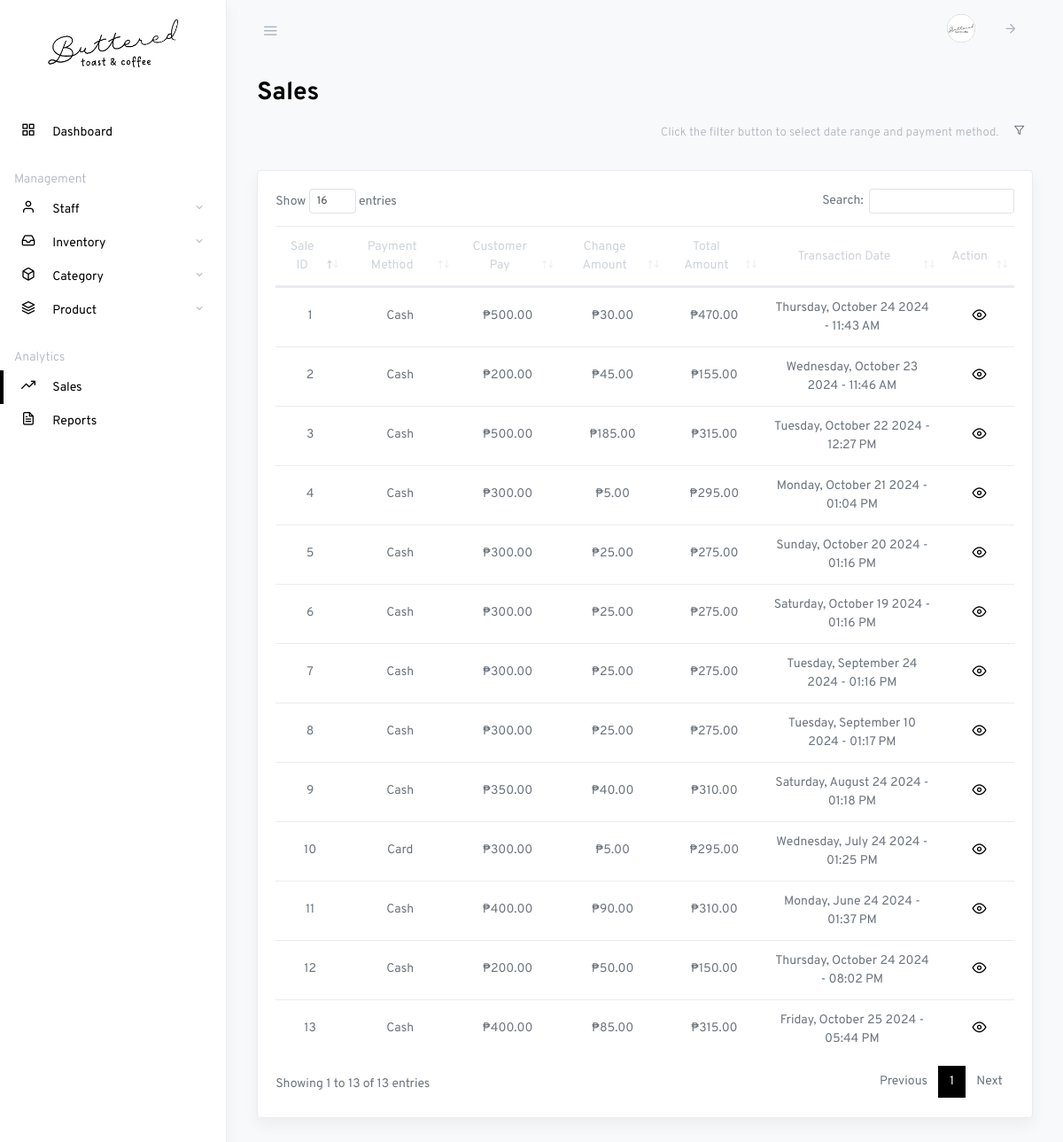
Page /owner-sales.php (signed in) on the earlier database version.
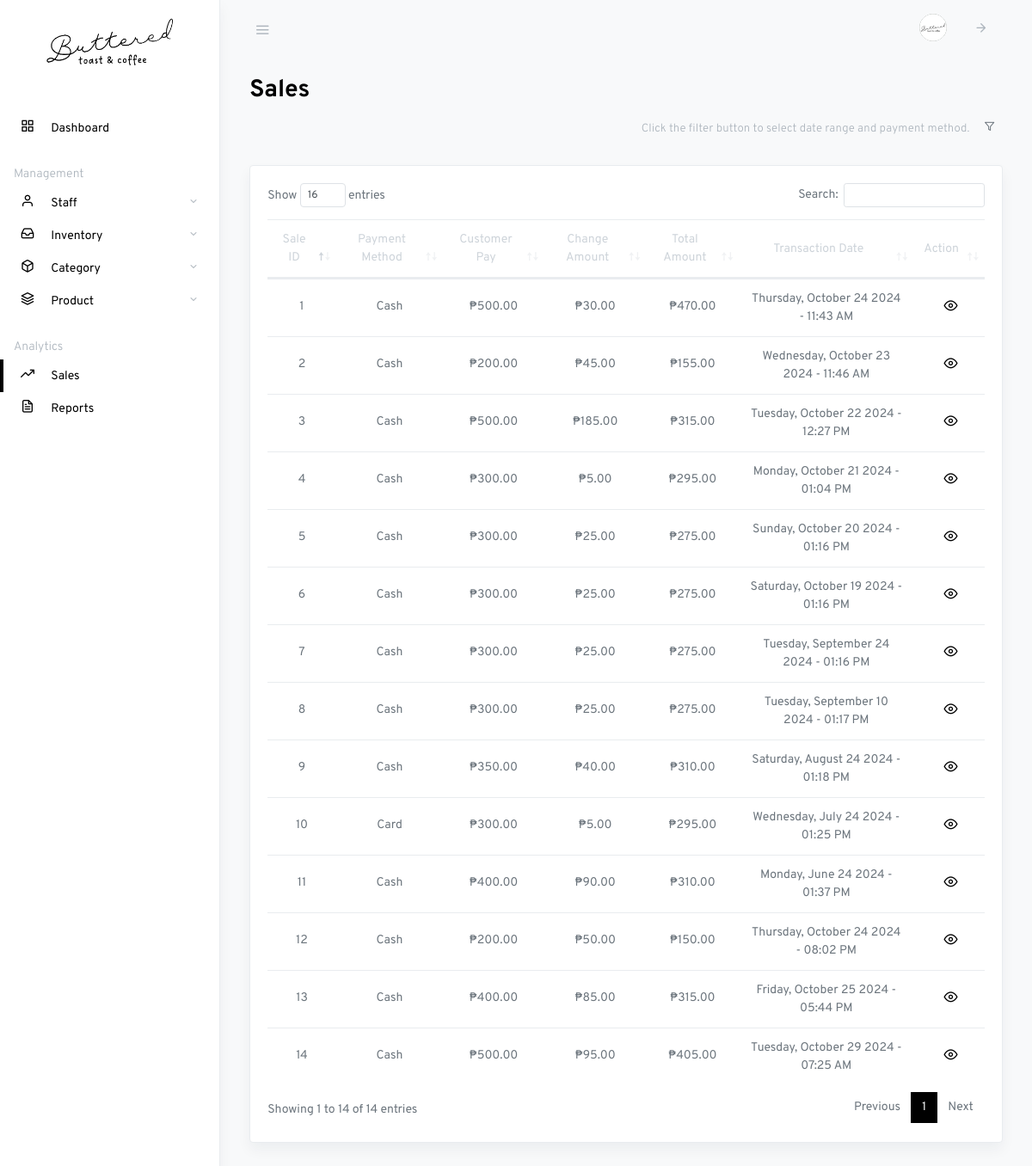
Same page on the later database version.
### tables this page shows
CREATE TABLE `owner` (
  `owner_id` int(11) NOT NULL,
  `username` varchar(50) NOT NULL,
  `password` varchar(255) NOT NULL,
  `email` text NOT NULL,
  `firstname` text NOT NULL,
  `lastname` text NOT NULL,
  `contact_number` text NOT NULL,
  `photo` text NOT NULL,
  `account_created` timestamp(6) NOT NULL DEFAULT current_timestamp(6) ON UPDATE current_timestamp(6)
);

CREATE TABLE `sales` (
  `sale_id` int(11) NOT NULL,
  `total_amount` decimal(11,2) NOT NULL,
  `customer_pay` decimal(11,2) NOT NULL,
  `change_amount` decimal(11,2) NOT NULL,
  `payment_method` text NOT NULL,
  `queue_no` text NOT NULL,
  `status` int(1) NOT NULL,
  `transaction_date` timestamp(6) NOT NULL DEFAULT current_timestamp(6) ON UPDATE current_timestamp(6)
);

### owner-sales.php (the view, shortened to what this page needs)
<?php
$active_page = "sales";
?>
<!DOCTYPE html>
<html lang="en">
<head>
    <?php include 'partials/header.php'; ?>
    <link rel="stylesheet" href="css/dataTables.bootstrap4.css">
</head>
<body class="vertical  light">
    <div class="wrapper">
        <?php include 'partials/owner-navbar.php'; ?>
        <main role="main" class="main-content">
            <div class="container-fluid">
                <div class="row justify-content-center">
                    <div class="col-12">
                        <h2 class="page-title">Sales</h2>
                        <div class="row align-items-center my-2">
                            <div class="col-auto ml-auto">
                                <form class="form-inline">
                                    <div class="form-group">
                                        <div class="px-2 py-2 text-muted">
                                            <span class="small" id="filterMessage">
                                                Click the filter button to select date range and payment method.</span>
                                        </div>
                                    </div>
                                    <div class="form-group">
                                        <button type="button" class="btn btn-sm" data-toggle="modal"
                                            data-target="#filterModal">
                                            <i class="fe fe-filter"></i></button>
                                    </div>
                                </form>
                            </div>
                        </div>
                        <div class="row my-4">
                            <div class="col-md-12">
                                <div class="card shadow">
                                    <div class="card-body">
                                        <table class="table datatables" id="dataTable-1">
                                            <thead>
                                                <tr class="text-center">
                                                    <th>Sale ID</th>
                                                    <th>Payment Method</th>
                                                    <th>Customer Pay</th>
                                                    <th>Change Amount</th>
                                                    <th>Total Amount</th>
                                                    <th>Transaction Date</th>
                                                    <th>Action</th>
                                                </tr>
                                            </thead>
                                            <tbody>
                                                <?php
                                                $sql1 = "SELECT * FROM sales";
                                                $r = mysqli_query($link, $sql1);
                                                if ($r->num_rows > 0) {
                                                    while ($row1 = mysqli_fetch_assoc($r)) {
                                                        ?>
                                                        <tr class="text-center">
                                                            <td>
                                                                <p class="fw-normal mb-1">
                                                                    <?php echo $row1['sale_id']; ?>
                                                                </p>
                                                            </td>
                                                            <td>
                                                                <p class="fw-normal mb-1">
                                                                    <?php echo $row1['payment_method']; ?>
                                                                </p>
                                                            </td>
                                                            <td>
                                                                <p class="fw-normal mb-1">
                                                                    ₱<?php echo number_format($row1['customer_pay'], 2); ?>
                                                                </p>
                                                            </td>
                                                            <td>
                                                                <p class="fw-normal mb-1">
                                                                    ₱<?php echo number_format($row1['change_amount'], 2); ?>
                                                                </p>
                                                            </td>
                                                            <td>
                                                                <p class="fw-normal mb-1">
                                                                    ₱<?php echo number_format($row1['total_amount'], 2); ?>
                                                                </p>
                                                            </td>
                                                            <td>
                                                                <?php
                                                                $formattedDate = date("l, F j Y - h:i A", strtotime($row1["transaction_date"]));
                                                                ?>
                                                                <span
                                                                    class="formatted-date"><?php echo $formattedDate; ?></span>
                                                            </td>
                                                            <td>
                                                                <div class="d-inline">
                                                                    <a class="ml-1 action-icon" href="#" data-toggle="modal"
                                                                        type="button"
                                                                        data-target="#view-sales-items-<?php echo $row1['sale_id'] ?>">
                                                                        <i class="fe fe-eye fe-16"></i>
                                                                    </a>
                                                                </div>
                                                            </td>
                                                        </tr>
                                                        <?php
                                                    }
                                                }
                                                ?>
                                            </tbody>
                                        </table>
                                    </div>
                                </div>
                            </div>
                        </div>
                    </div>
                </div>
            </div>
        </main>
    </div>
</body>
</html>

### partials/header.php (shortened to what this page needs)
<link rel="stylesheet" href="css/simplebar.css">
<link rel="stylesheet" href="css/feather.css">
<link rel="stylesheet" href="css/select2.css">
<link rel="stylesheet" href="css/app-light.css" id="lightTheme">

### partials/owner-navbar.php (shortened to what this page needs)
<?php
require_once "config.php";
$sql = "SELECT * FROM owner WHERE owner_id = '".$_SESSION['id']."'";
$result = mysqli_query($link, $sql);
$row = mysqli_fetch_assoc($result);
?>
<nav class="topnav navbar navbar-light">
    <button type="button" class="navbar-toggler text-muted mt-2 p-0 mr-3 collapseSidebar">
        <i class="fe fe-menu navbar-toggler-icon"></i>
    </button>
    <ul class="nav">
        <li class="nav-item">
            <a class="nav-link text-muted" href="#">
                <span class="avatar avatar-sm">
                    <img src="storage/profile/<?php if ($row["photo"] != "" ) { echo $row["photo"]; } else { echo 'default_image.png'; } ?>" alt="..." class="avatar-img rounded-circle">
                </span>
            </a>
        </li>
        <li class="nav-item">
            <a class="nav-link text-muted my-2" href="#" data-toggle="modal" data-target="#defaultModal">
                <i class="fe fe-arrow-right fe-16"></i>
            </a>
        </li>
    </ul>
</nav>
<aside class="sidebar-left border-right bg-white shadow" id="leftSidebar" data-simplebar>
    <nav class="vertnav navbar navbar-light">
        <div class="w-100 mb-4 d-flex">
            <a class="navbar-brand mx-auto mt-2 flex-fill text-center" href="./index.html">
                <div class="text-center mb-4">
                    <img src="assets/images/logo.png" alt="" width="150">
                </div>
            </a>
        </div>
        <ul class="navbar-nav flex-fill w-100 mb-2">
            <li class="nav-item w-100 <?php if ($active_page == "dashboard") { echo "active"; } ?>">
                <a class="nav-link" href="owner-dashboard">
                    <i class="fe fe-grid fe-16"></i>
                    <span class="ml-3 item-text">Dashboard</span>
                </a>
            </li>
        </ul>
        <p class="text-muted nav-heading mt-3 mb-1">
            <span>Management</span>
        </p>
        <ul class="navbar-nav flex-fill w-100 mb-2">
            <li class="nav-item <?php if ($active_page == "staff") { echo "active"; } ?> dropdown">
                <a href="#owner-staff" data-toggle="collapse" aria-expanded="false" class="dropdown-toggle nav-link">
                    <i class="fe fe-user fe-16"></i>
                    <span class="ml-3 item-text">Staff</span>
                </a>
            </li>
            <li class="nav-item <?php if ($active_page == "inventory") { echo "active"; } ?> dropdown">
                <a href="#owner-inventory" data-toggle="collapse" aria-expanded="false"
                    class="dropdown-toggle nav-link">
                    <i class="fe fe-inbox fe-16"></i>
                    <span class="ml-3 item-text">Inventory</span>
                </a>
            </li>
            <li class="nav-item <?php if ($active_page == "category") { echo "active"; } ?> dropdown">
                <a href="#owner-category" data-toggle="collapse" aria-expanded="false" class="dropdown-toggle nav-link">
                    <i class="fe fe-box fe-16"></i>
                    <span class="ml-3 item-text">Category</span>
                </a>
            </li>
            <li class="nav-item <?php if ($active_page == "product") { echo "active"; } ?> dropdown">
                <a href="#owner-product" data-toggle="collapse" aria-expanded="false" class="dropdown-toggle nav-link">
                    <i class="fe fe-layers fe-16"></i>
                    <span class="ml-3 item-text">Product</span>
                </a>
            </li>
        </ul>
        <p class="text-muted nav-heading mt-3 mb-1">
            <span>Analytics</span>
        </p>
        <ul class="navbar-nav flex-fill w-100 mb-2">
            <li class="nav-item w-100 <?php if ($active_page == "sales") { echo "active"; } ?>">
                <a class="nav-link" href="owner-sales">
                    <i class="fe fe-trending-up fe-16"></i>
                    <span class="ml-3 item-text">Sales</span>
                </a>
            </li>
            <li class="nav-item w-100 <?php if ($active_page == "reports") { echo "active"; } ?>">
                <a class="nav-link" href="owner-reports">
                    <i class="fe fe-file-text fe-16"></i>
                    <span class="ml-3 item-text">Reports</span>
                </a>
            </li>
        </ul>
    </nav>
</aside>

### css/simplebar.css (style rules this page uses)
[data-simplebar] { position: relative; flex-direction: column; flex-wrap: wrap; justify-content: flex-start; align-content: flex-start; align-items: flex-start; }

### css/feather.css (style rules this page uses)
.fe { font-family: "feather" !important; speak: none; font-style: normal; font-weight: normal; font-variant: normal; text-transform: none; line-height: 1; -webkit-font-smoothing: antialiased; -moz-osx-font-smoothing: grayscale; }
.fe-16 { font-size: 16px; }
.fe-arrow-right:before { content: ""; }
.fe-box:before { content: ""; }
.fe-eye:before { content: ""; }
.fe-file-text:before { content: ""; }
.fe-filter:before { content: ""; }
.fe-grid:before { content: ""; }
.fe-inbox:before { content: ""; }
.fe-layers:before { content: ""; }
.fe-menu:before { content: ""; }
.fe-trending-up:before { content: ""; }
.fe-user:before { content: ""; }

### partials/header.php (style rules this page uses)
.navbar-light .navbar-nav .nav-link { color: #000 !important; }
.action-icon { color: #000; }
.page-title, .card-title { color: #000; }

Differences in the rows shown:
added sales: sale_id "14", payment_method "Cash", customer_pay "500.00", change_amount "95.00", total_amount "405.00", transaction_date "Tuesday, October 29 2024 - 07:25 AM"
Other differences:
text written by a page script: "Show entries Search: Showing 1 to 13 of 13 entries Previous 1 Next" → "Show entries Search: Showing 1 to 14 of 14 entries Previous 1 Next"
